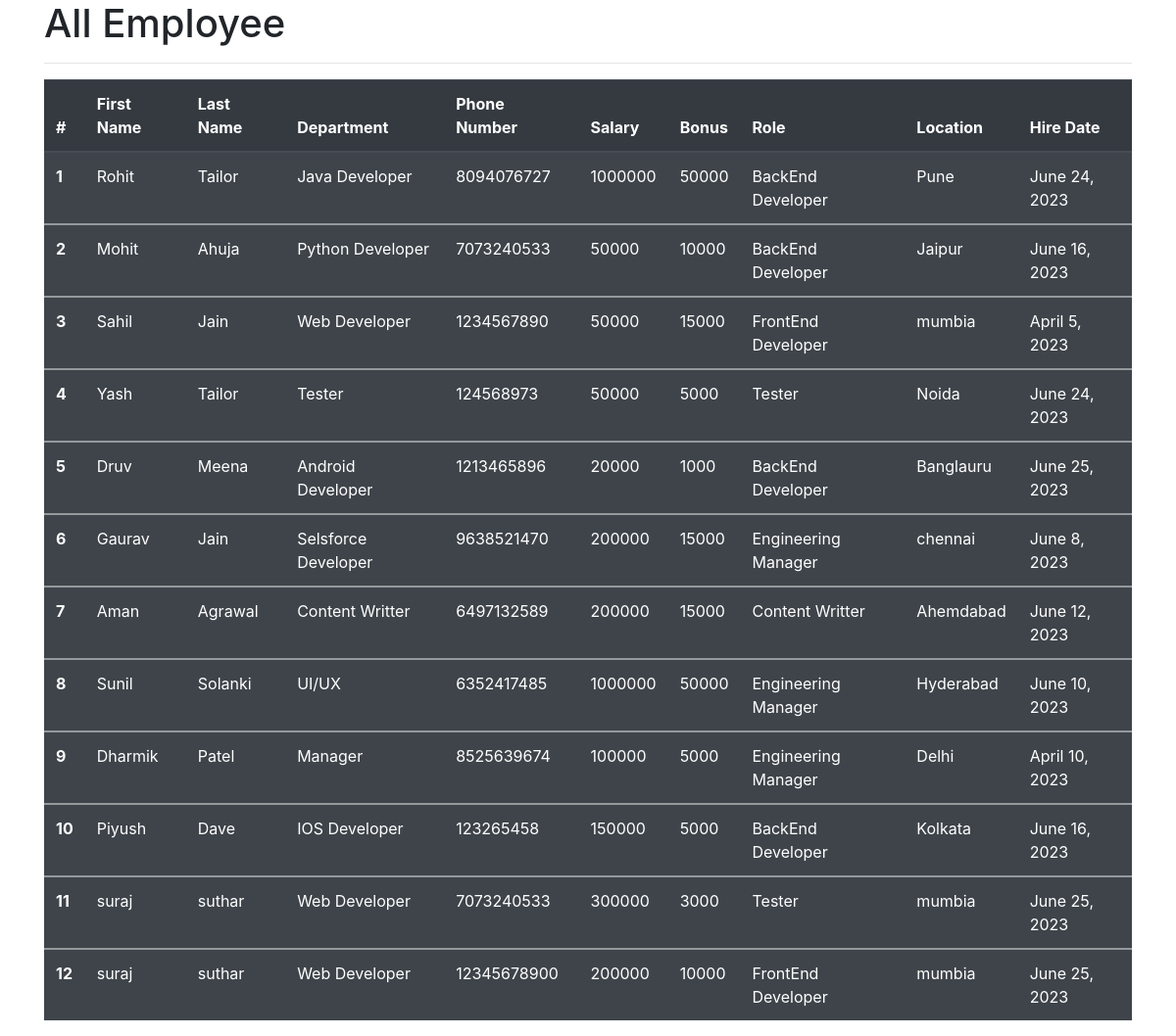
The app's page /all_emp with its own data.
### emp_app/models.py (models this page shows, shortened)
class Employee(models.Model):
    first_name = models.CharField(max_length=100, null=False)
    last_name = models.CharField(max_length=100)
    dept = models.ForeignKey(Department, on_delete=models.CASCADE)
    salary = models.IntegerField(default=0)
    bonus = models.IntegerField(default=0)
    role = models.ForeignKey(Role, on_delete=models.CASCADE)
    phone = models.IntegerField(default=0)
    hire_date = models.DateField()
    def __str__(self):
        return "%s %s %s" % (self.first_name, self.last_name, self.phone)

class Department(models.Model):
    name = models.CharField(max_length=100, null=False)
    location = models.CharField(max_length=100)

class Role(models.Model):
    name = models.CharField(max_length=100, null=False)

### emp_app/views.py (the view)
# urls.py: path('all_emp', views.all_emp, name='all_emp'),
def all_emp(request):
    emps = Employee.objects.all()
    context = {
        'emps': emps
    }
    print(context)
    return render(request, 'all_emp.html', context)

### emp_app/templates/all_emp.html (shortened to what this page needs)
<!doctype html>
<html lang="en">
  <head>
    <link rel="stylesheet" href="https://cdn.jsdelivr.net/npm/bootstrap@4.3.1/dist/css/bootstrap.min.css">
  </head>
  <body>
  <div class="container">
        <h1>All Employee</h1>
      <hr>
      <table class="table table-striped table-dark">
  <thead>
    <tr>
      <th scope="col">#</th>
      <th scope="col">First Name</th>
      <th scope="col">Last Name</th>
      <th scope="col">Department</th>
      <th scope="col">Phone Number</th>
      <th scope="col">Salary</th>
      <th scope="col">Bonus</th>
      <th scope="col">Role</th>
      <th scope="col">Location</th>
      <th scope="col">Hire Date</th>
    </tr>
  </thead>
        {% for emp in emps %}
  <tbody>
    <tr>
      <th scope="row">{{emp.id}}</th>
      <td>{{emp.first_name}}</td>
      <td>{{emp.last_name}}</td>
      <td>{{emp.dept.name}}</td>
      <td>{{emp.phone}}</td>
      <td>{{emp.salary}}</td>
      <td>{{emp.bonus}}</td>
      <td>{{emp.role.name}}</td>
      <td>{{emp.dept.location}}</td>
      <td>{{emp.hire_date}}</td>
    </tr>
  </tbody>
          {% endfor %}
</table>
 </div>
  </body>
</html>

### records on screen
Employee: id "1", first_name "Rohit", last_name "Tailor", dept.name "Java Developer", phone "8094076727", salary "1000000", bonus "50000", role.name "BackEnd Developer", dept.location "Pune", hire_date "June 24, 2023"
Employee: id "2", first_name "Mohit", last_name "Ahuja", dept.name "Python Developer", phone "7073240533", salary "50000", bonus "10000", role.name "BackEnd Developer", dept.location "Jaipur", hire_date "June 16, 2023"
Employee: id "3", first_name "Sahil", last_name "Jain", dept.name "Web Developer", phone "1234567890", salary "50000", bonus "15000", role.name "FrontEnd Developer", dept.location "mumbia", hire_date "April 5, 2023"
Employee: id "4", first_name "Yash", last_name "Tailor", dept.name "Tester", phone "124568973", salary "50000", bonus "5000", role.name "Tester", dept.location "Noida", hire_date "June 24, 2023"
Employee: id "5", first_name "Druv", last_name "Meena", dept.name "Android Developer", phone "1213465896", salary "20000", bonus "1000", role.name "BackEnd Developer", dept.location "Banglauru", hire_date "June 25, 2023"
Employee: id "6", first_name "Gaurav", last_name "Jain", dept.name "Selsforce Developer", phone "9638521470", salary "200000", bonus "15000", role.name "Engineering Manager", dept.location "chennai", hire_date "June 8, 2023"
Employee: id "7", first_name "Aman", last_name "Agrawal", dept.name "Content Writter", phone "6497132589", salary "200000", bonus "15000", role.name "Content Writter", dept.location "Ahemdabad", hire_date "June 12, 2023"
Employee: id "8", first_name "Sunil", last_name "Solanki", dept.name "UI/UX", phone "6352417485", salary "1000000", bonus "50000", role.name "Engineering Manager", dept.location "Hyderabad", hire_date "June 10, 2023"
Employee: id "9", first_name "Dharmik", last_name "Patel", dept.name "Manager", phone "8525639674", salary "100000", bonus "5000", role.name "Engineering Manager", dept.location "Delhi", hire_date "April 10, 2023"
Employee: id "10", first_name "Piyush", last_name "Dave", dept.name "IOS Developer", phone "123265458", salary "150000", bonus "5000", role.name "BackEnd Developer", dept.location "Kolkata", hire_date "June 16, 2023"
Employee: id "11", first_name "suraj", last_name "suthar", dept.name "Web Developer", phone "7073240533", salary "300000", bonus "3000", role.name "Tester", dept.location "mumbia", hire_date "June 25, 2023"
Employee: id "12", first_name "suraj", last_name "suthar", dept.name "Web Developer", phone "12345678900", salary "200000", bonus "10000", role.name "FrontEnd Developer", dept.location "mumbia", hire_date "June 25, 2023"
